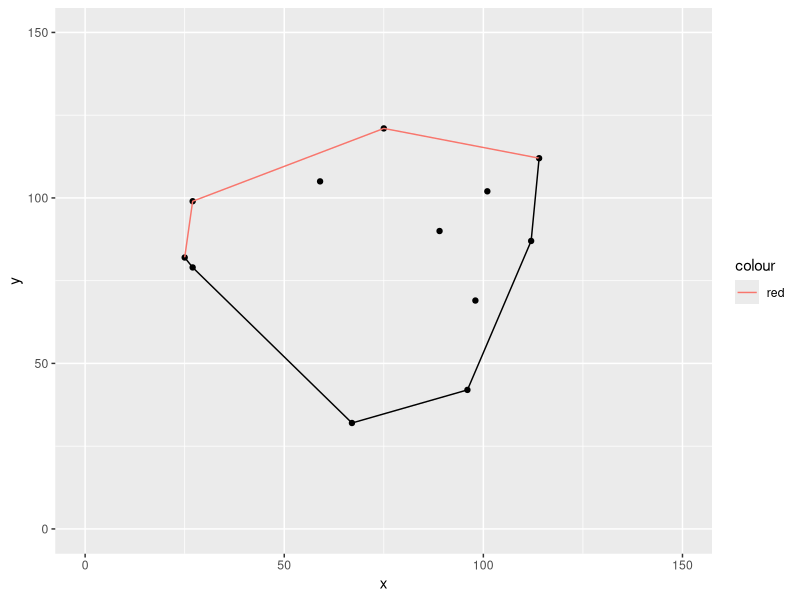

R code for this plot:
library(magrittr)
library(ggplot2)
# clear objects
rm(list = ls())
pts = list()
length(pts) = 12

rnd = function() {
  # random number in specified range
  sample(25:125, 1)
}

generate_rand_2vecs = function(pts) {
  for (i in 1:length(pts)) {
    pts[[i]] = c(rnd(), rnd()) %>% matrix
  }
  pts
}
pts = generate_rand_2vecs(pts)
df = data.frame(data = pts)
df = df %>% t
rm(pts)
rownames(df) = 1:12
colnames(df) = c("x", "y")
print(df)
df = data.frame(df)


selectV2 = function(df, i) {
  df[i, ] %>% t %>% as.vector(.,mode="double")
}
norm_vec <- function(x) { sqrt(sum(x^2)) }
deg2rad = function(x) {
  x * pi / 180.0 
}
rad2deg = function(x) {
  x * 180.0 / pi 
}
rotMat = function(ang) {
  # create clockwise rotation matrix given an angle in degrees
  # 1st convert degrees to radians
  ang = deg2rad(ang)
  # since the below is a counterclockwise rotation matrix,
  # convert to angle from ccw to cw
  ang = 2 * pi - ang
  res = matrix(c(cos(ang), -sin(ang), sin(ang),
                 cos(ang)), ncol = 2, byrow = TRUE)
  return(res)
}
sort.less.than = function(df) {
  return(df[order(df$x,df$y),])
}
sort.greater.than = function(pts) {
  return(df[order(df$x,df$y,decreasing = TRUE),])
}
angle.formed = function(a,b,c) {
  # angle in degrees formed by three 2-vectors
  stopifnot(length(a) == 2 && typeof(a) == "double")   
  stopifnot(length(b) == 2 && typeof(b) == "double")   
  stopifnot(length(c) == 2 && typeof(c) == "double")   
  ba = (a - b) %>% as.matrix
  bc = (c - b) %>% as.matrix
  dp = crossprod(ba,bc) 
  angRad = acos(dp / norm_vec(ba) / norm_vec(bc))
  return(angRad %>% rad2deg)
}
is.left.turn = function(a,b,c) {
  ab = b - a
  rotated = rotMat(90) %*% ab
  d = rotated + b
  return(angle.formed(d,b,c) > 90.0)
}
add.pt = function(df, soln, currIndex) {
  rbind(soln, selectV2(df,currIndex)) 
}

solve.convex.hull = function(upper=TRUE) {
  soln = matrix(ncol=2,nrow=0)
  # sort by decreasing to create the top of the hull
  if (upper==TRUE){
  df = sort.less.than(df)
  } else {
  df = sort.greater.than(df)
  }
  # add first two points
  for(i in 1:2) { soln = add.pt(df, soln,i) }
  # keep track of the next point from the sorted set to add to
  # the solution.
  curridx = 3
  
  
  # solve top of hull
  # add a point
  # check if left turn
  # if left turn, remove 2nd to last point in soln
  last.pt.added.to.soln = c(-1,-1)
  while (curridx <= length(df[, 1])) {
    soln = add.pt(df, soln, curridx)
    last.pt.added.to.soln = soln[length(soln[,1]),]
    # Remove 2nd to last point if a left hand turn is 
    # formed by the last 3 points in the solution.
    # Continue removing until either they form a right hand turn
    # or there are only 2 points in the solution.
    while (1) {
      lenSoln = length(soln[, 1])
      if (lenSoln < 3) break;
      removeFlag = is.left.turn(soln[lenSoln - 2, ],
                                soln[lenSoln - 1, ],
                                soln[lenSoln - 0, ])
      if (!removeFlag) break;
        # remove 2nd to last point
        soln = soln[-(lenSoln - 1), ]
    }
    curridx = curridx + 1
  }
  colnames(soln) = c("x", "y")
  if (upper==TRUE) {
  print(last.pt.added.to.soln)
  }
  data.frame(soln)
}



test.convex.hull = function() {
  soln = matrix(ncol=2,nrow=0)
  a = c(1,2); b = c(2,3.5); c = c(1.5,4.5);
  soln = rbind(soln,a)
  soln = rbind(soln,b)
  soln = rbind(soln,c)
  angle.formed(soln[1,],soln[2,],soln[3,])
  is.left.turn(soln[1,],soln[2,],soln[3,])
  
  soln
  lenSoln = length(soln[,1])
  data.frame(soln)
}

#test.convex.hull()
soln.upper = solve.convex.hull(upper=TRUE)
soln.lower = solve.convex.hull(upper=FALSE)

# plotting the result
ggplot() +
  layer(
    data = df,
    mapping = aes(x = x, y = y),
    stat = "identity",
    position = "identity",
    geom = "point"
  ) +
  xlim(c(0, 150)) +
  ylim(c(0, 150)) + 
  layer(
    data = soln.upper, 
    mapping = aes(x = x, y = y,color="red"),
    stat = "identity",
    position = "identity",
    geom = "line"
  ) + 
  layer(
    data = soln.lower, 
    mapping = aes(x = x, y = y),
    stat = "identity",
    position = "identity",
    geom = c("line")
  )
